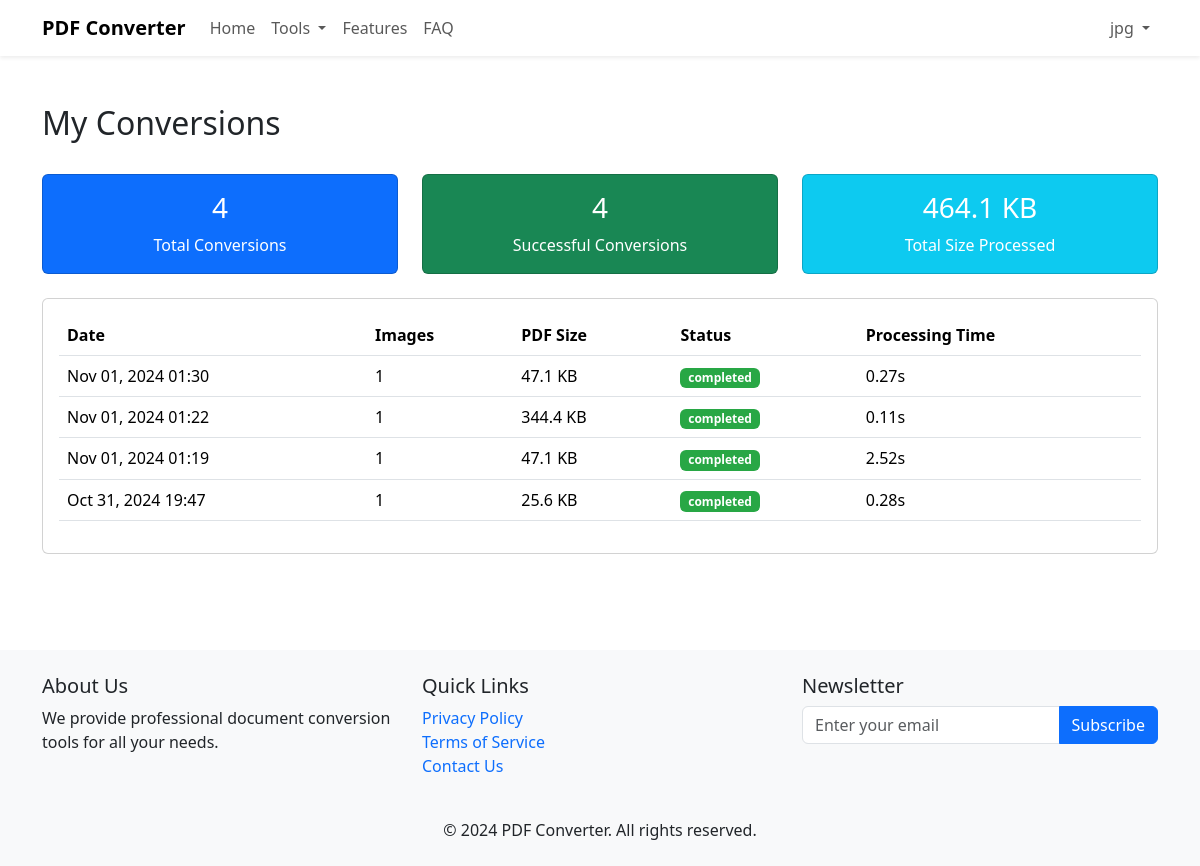
The page /my_conversions/ (signed in) on the database its author committed.
### converter/models.py (models this page shows, shortened)
class Conversion(models.Model):
    user = models.ForeignKey(User, on_delete=models.SET_NULL, null=True, blank=True)
    ip_address = models.GenericIPAddressField(null=True, blank=True)
    timestamp = models.DateTimeField(default=timezone.now)
    num_images = models.IntegerField(default=0)
    orientation = models.CharField(max_length=20, default='portrait')
    auto_enhance = models.BooleanField(default=False)
    compression = models.BooleanField(default=True)
    pdf_size = models.IntegerField(default=0)
    status = models.CharField(
        max_length=20,
        choices=[
            ('completed', 'Completed'),
            ('failed', 'Failed'),
            ('processing', 'Processing')
        ],
        default='processing'
    )
    processing_time = models.FloatField(default=0.0)
    error_message = models.TextField(blank=True, null=True)
    class Meta:
        ordering = ['-timestamp']
        verbose_name = 'PDF Conversion'
        verbose_name_plural = 'PDF Conversions'

### converter/views.py (the view)
# urls.py: path('my_conversions/', views.my_conversions, name='my_conversions'),
@login_required
def my_conversions(request):
    conversions = Conversion.objects.filter(user=request.user).order_by('-timestamp')
    stats = {
        'total_conversions': conversions.count(),
        'successful_conversions': conversions.filter(status='completed').count(),
        'total_size': conversions.filter(status='completed').aggregate(total=Sum('pdf_size'))['total'] or 0,
    }
    context = {
        'conversions': conversions,
        'stats': stats,
    }
    return render(request, 'converter/my_conversions.html', context)

### converter/templates/converter/my_conversions.html (shortened to what this page needs)
{% extends "converter/base.html" %}
{% block content %}
<div class="container py-5">
    <div class="row mb-4">
        <div class="col">
            <h2>My Conversions</h2>
        </div>
    </div>
    <div class="row mb-4">
        <div class="col-md-4">
            <div class="card bg-primary text-white">
                <div class="card-body text-center">
                    <h3>{{ stats.total_conversions }}</h3>
                    <p class="mb-0">Total Conversions</p>
                </div>
            </div>
        </div>
        <div class="col-md-4">
            <div class="card bg-success text-white">
                <div class="card-body text-center">
                    <h3>{{ stats.successful_conversions }}</h3>
                    <p class="mb-0">Successful Conversions</p>
                </div>
            </div>
        </div>
        <div class="col-md-4">
            <div class="card bg-info text-white">
                <div class="card-body text-center">
                    <h3>{{ stats.total_size|filesizeformat }}</h3>
                    <p class="mb-0">Total Size Processed</p>
                </div>
            </div>
        </div>
    </div>
    <div class="card">
        <div class="card-body">
            {% if conversions %}
                <div class="table-responsive">
                    <table class="table">
                        <thead>
                            <tr>
                                <th>Date</th>
                                <th>Images</th>
                                <th>PDF Size</th>
                                <th>Status</th>
                                <th>Processing Time</th>
                            </tr>
                        </thead>
                        <tbody>
                            {% for conversion in conversions %}
                                <tr>
                                    <td>{{ conversion.timestamp|date:"M d, Y H:i" }}</td>
                                    <td>{{ conversion.num_images }}</td>
                                    <td>{{ conversion.pdf_size|filesizeformat }}</td>
                                    <td>
                                        <span class="badge badge-{{ conversion.status|lower }}">
                                            {{ conversion.status }}
                                        </span>
                                    </td>
                                    <td>{{ conversion.processing_time|floatformat:2 }}s</td>
                                </tr>
                            {% endfor %}
                        </tbody>
                    </table>
                </div>
            {% else %}
                <div class="text-center py-5">
                    <i class="fas fa-file-pdf fa-3x text-muted mb-3"></i>
                    <p class="text-muted mb-0">No conversions yet</p>
                </div>
            {% endif %}
        </div>
    </div>
</div>
{% endblock %}

### converter/templates/converter/base.html (shortened to what this page needs)
{% load static %}
<!DOCTYPE html>
<html lang="en">
<head>
    <link href="https://cdnjs.cloudflare.com/ajax/libs/bootstrap/5.3.2/css/bootstrap.min.css" rel="stylesheet">
</head>
<body>
    <nav class="navbar navbar-expand-lg bg-white shadow-sm">
        <div class="container">
            <a href="{% url 'converter:index' %}" class="navbar-brand d-flex align-items-center">
                <span class="fw-bold">PDF Converter</span>
            </a>
            <div class="collapse navbar-collapse" id="navbarContent">
                <ul class="navbar-nav me-auto">
                    <li class="nav-item">
                        <a href="{% url 'converter:index' %}" class="nav-link">Home</a>
                    </li>
                    <li class="nav-item dropdown">
                        <a href="#" class="nav-link dropdown-toggle" id="toolsDropdown" data-bs-toggle="dropdown">
                            Tools
                        </a>
                    </li>
                    <li class="nav-item">
                        <a href="#features" class="nav-link">Features</a>
                    </li>
                    <li class="nav-item">
                        <a href="#faq" class="nav-link">FAQ</a>
                    </li>
                </ul>
                <div class="navbar-nav">
                    {% if user.is_authenticated %}
                        <div class="nav-item dropdown">
                            <a href="#" class="nav-link dropdown-toggle" id="userDropdown" data-bs-toggle="dropdown">
                                {{ user.get_short_name|default:user.username }}
                            </a>
                        </div>
                    {% else %}
                        <div class="nav-item d-flex align-items-center">
                            <a href="{% url 'converter:login' %}" class="btn btn-outline-primary me-2">Login</a>
                            <a href="{% url 'converter:signup' %}" class="btn btn-primary">Sign Up</a>
                        </div>
                    {% endif %}
                </div>
            </div>
        </div>
    </nav>
    {% block content %}{% endblock %}
    <footer class="bg-light mt-5">
        <div class="container py-4">
            <div class="row">
                <div class="col-md-4 mb-4 mb-md-0">
                    <h5>About Us</h5>
                    <p>We provide professional document conversion tools for all your needs.</p>
                </div>
                <div class="col-md-4 mb-4 mb-md-0">
                    <h5>Quick Links</h5>
                    <ul class="list-unstyled">
                        <li><a href="#" class="text-decoration-none">Privacy Policy</a></li>
                        <li><a href="#" class="text-decoration-none">Terms of Service</a></li>
                        <li><a href="#" class="text-decoration-none">Contact Us</a></li>
                    </ul>
                </div>
                <div class="col-md-4">
                    <h5>Newsletter</h5>
                    <div class="input-group">
                        <input type="email" class="form-control" placeholder="Enter your email">
                        <button class="btn btn-primary">Subscribe</button>
                    </div>
                </div>
            </div>
            <div class="text-center mt-4">
                <p class="mb-0">© 2024 PDF Converter. All rights reserved.</p>
            </div>
        </div>
    </footer>
</body>
</html>

### converter/templates/converter/my_conversions.html (style rules this page uses)
.badge-completed { background-color: #28a745; color: white; }
.table td { vertical-align: middle; }

### rows shown on the page
Conversion: timestamp "Nov 01, 2024 01:30", num_images "1", pdf_size|filesizeformat "47.1 KB", status "completed", processing_time "0.27"
Conversion: timestamp "Nov 01, 2024 01:22", num_images "1", pdf_size|filesizeformat "344.4 KB", status "completed", processing_time "0.11"
Conversion: timestamp "Nov 01, 2024 01:19", num_images "1", pdf_size|filesizeformat "47.1 KB", status "completed", processing_time "2.52"
Conversion: timestamp "Oct 31, 2024 19:47", num_images "1", pdf_size|filesizeformat "25.6 KB", status "completed", processing_time "0.28"

### other values the page prints
{{ user.get_short_name|default:user.username }} "jpg"
{{ stats.total_conversions }} "4"
{{ stats.successful_conversions }} "4"
{{ stats.total_size|filesizeformat }} "464.1 KB"
